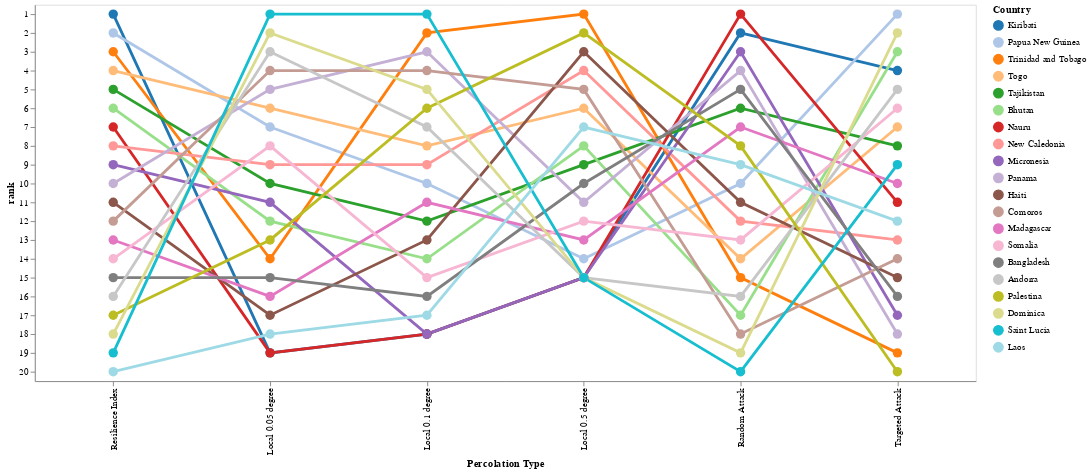

The cell this chart's notebook holds for it:
### Code cell
df_ranked = pd.read_csv('C://Projects//trails//results//ranked_all.csv',index_col=[0,1])
df_ranked = df_ranked.sort_values('ranked',ascending=False).head(20)
df_ranked.loc05 = df_ranked.loc05.rank(ascending=False)
df_ranked.loc01 = df_ranked.loc01.rank(ascending=False)
df_ranked.loc005 = df_ranked.loc005.rank(ascending=False)
df_ranked.target = df_ranked.target.rank(ascending=False)
df_ranked.random = df_ranked.random.rank(ascending=False)
df_ranked.avg_index = df_ranked.avg_index.rank(ascending=False)
df_ranked = df_ranked.drop('ranked',axis=1)
df_ranked = df_ranked.rename(columns={"avg_index": "Total Index"})
df_ranked.columns = ['Local 0.5 degree','Local 0.1 degree','Local 0.05 degree','Targeted Attack','Random Attack',' Resilience Index']

stacked_rank = df_ranked.stack().reset_index()
stacked_rank.columns = ['level_0','Country','perc_type','index']
stacked_rank = stacked_rank.drop('level_0',axis=1)

chart = alt.Chart(stacked_rank).mark_line(point = True, strokeWidth=3).encode(
    x = alt.X("perc_type", title="Percolation Type"),
    y="rank:O",
    color=alt.Color("Country:N",scale=alt.Scale(scheme='category20'),sort='-x')
 ).transform_window(
     rank="rank()",
     sort=[alt.SortField("index", order="ascending")],
     groupby=["perc_type"]
).properties(
    width=1000,
    height=400,
).configure_point(size=100)

chart
#save(chart,'worst_affected.html')

### Figure 1 — Vega-Lite specification as saved in the notebook (floating-point values rounded to 4 significant figures)
{"config": {"view": {"continuousWidth": 400, "continuousHeight": 300}, "point": {"size": 100}}, "data": {"name": "data-d4313b46a1981d6c608784dfe216973f"}, "mark": {"type": "line", "point": true, "strokeWidth": 3}, "encoding": {"color": {"field": "Country", "scale": {"scheme": "category20"}, "sort": "-x", "type": "nominal"}, "x": {"field": "perc_type", "title": "Percolation Type", "type": "nominal"}, "y": {"field": "rank", "type": "ordinal"}}, "height": 400, "transform": [{"window": [{"op": "rank", "field": "", "as": "rank"}], "groupby": ["perc_type"], "sort": [{"field": "index", "order": "ascending"}]}], "width": 1000, "$schema": "https://vega.github.io/schema/vega-lite/v4.17.0.json", "datasets": {"data-d4313b46a1981d6c608784dfe216973f": [{"Country": "Kiribati", "perc_type": "Local 0.5 degree", "index": 17.5}, {"Country": "Kiribati", "perc_type": "Local 0.1 degree", "index": 19.0}, {"Country": "Kiribati", "perc_type": "Local 0.05 degree", "index": 19.5}, {"Country": "Kiribati", "perc_type": "Targeted Attack", "index": 4.0}, {"Country": "Kiribati", "perc_type": "Random Attack", "index": 2.0}, {"Country": "Kiribati", "perc_type": " Resilience Index", "index": 1.0}, {"Country": "Papua New Guinea", "perc_type": "Local 0.5 degree", "index": 14.0}, {"Country": "Papua New Guinea", "perc_type": "Local 0.1 degree", "index": 10.0}, {"Country": "Papua New Guinea", "perc_type": "Local 0.05 degree", "index": 7.0}, {"Country": "Papua New Guinea", "perc_type": "Targeted Attack", "index": 1.0}, {"Country": "Papua New Guinea", "perc_type": "Random Attack", "index": 10.0}, {"Country": "Papua New Guinea", "perc_type": " Resilience Index", "index": 2.0}, {"Country": "Trinidad and Tobago", "perc_type": "Local 0.5 degree", "index": 1.0}, {"Country": "Trinidad and Tobago", "perc_type": "Local 0.1 degree", "index": 2.0}, {"Country": "Trinidad and Tobago", "perc_type": "Local 0.05 degree", "index": 14.0}, {"Country": "Trinidad and Tobago", "perc_type": "Targeted Attack", "index": 19.0}, {"Country": "Trinidad and Tobago", "perc_type": "Random Attack", "index": 15.0}, {"Country": "Trinidad and Tobago", "perc_type": " Resilience Index", "index": 3.0}, {"Country": "Togo", "perc_type": "Local 0.5 degree", "index": 6.0}, {"Country": "Togo", "perc_type": "Local 0.1 degree", "index": 8.0}, {"Country": "Togo", "perc_type": "Local 0.05 degree", "index": 6.0}, {"Country": "Togo", "perc_type": "Targeted Attack", "index": 7.0}, {"Country": "Togo", "perc_type": "Random Attack", "index": 14.0}, {"Country": "Togo", "perc_type": " Resilience Index", "index": 4.0}, {"Country": "Tajikistan", "perc_type": "Local 0.5 degree", "index": 9.0}, {"Country": "Tajikistan", "perc_type": "Local 0.1 degree", "index": 12.0}, {"Country": "Tajikistan", "perc_type": "Local 0.05 degree", "index": 10.0}, {"Country": "Tajikistan", "perc_type": "Targeted Attack", "index": 8.0}, {"Country": "Tajikistan", "perc_type": "Random Attack", "index": 6.0}, {"Country": "Tajikistan", "perc_type": " Resilience Index", "index": 5.0}, {"Country": "Bhutan", "perc_type": "Local 0.5 degree", "index": 8.0}, {"Country": "Bhutan", "perc_type": "Local 0.1 degree", "index": 14.0}, {"Country": "Bhutan", "perc_type": "Local 0.05 degree", "index": 12.0}, {"Country": "Bhutan", "perc_type": "Targeted Attack", "index": 3.0}, {"Country": "Bhutan", "perc_type": "Random Attack", "index": 17.0}, {"Country": "Bhutan", "perc_type": " Resilience Index", "index": 6.0}, {"Country": "Nauru", "perc_type": "Local 0.5 degree", "index": 17.5}, {"Country": "Nauru", "perc_type": "Local 0.1 degree", "index": 19.0}, {"Country": "Nauru", "perc_type": "Local 0.05 degree", "index": 19.5}, {"Country": "Nauru", "perc_type": "Targeted Attack", "index": 11.0}, {"Country": "Nauru", "perc_type": "Random Attack", "index": 1.0}, {"Country": "Nauru", "perc_type": " Resilience Index", "index": 7.0}, {"Country": "New Caledonia", "perc_type": "Local 0.5 degree", "index": 4.0}, {"Country": "New Caledonia", "perc_type": "Local 0.1 degree", "index": 9.0}, {"Country": "New Caledonia", "perc_type": "Local 0.05 degree", "index": 9.0}, {"Country": "New Caledonia", "perc_type": "Targeted Attack", "index": 13.0}, {"Country": "New Caledonia", "perc_type": "Random Attack", "index": 12.0}, {"Country": "New Caledonia", "perc_type": " Resilience Index", "index": 8.0}, {"Country": "Micronesia", "perc_type": "Local 0.5 degree", "index": 17.5}, {"Country": "Micronesia", "perc_type": "Local 0.1 degree", "index": 19.0}, {"Country": "Micronesia", "perc_type": "Local 0.05 degree", "index": 11.0}, {"Country": "Micronesia", "perc_type": "Targeted Attack", "index": 17.0}, {"Country": "Micronesia", "perc_type": "Random Attack", "index": 3.0}, {"Country": "Micronesia", "perc_type": " Resilience Index", "index": 9.0}, {"Country": "Panama", "perc_type": "Local 0.5 degree", "index": 11.0}, {"Country": "Panama", "perc_type": "Local 0.1 degree", "index": 3.0}, {"Country": "Panama", "perc_type": "Local 0.05 degree", "index": 5.0}, {"Country": "Panama", "perc_type": "Targeted Attack", "index": 18.0}, {"Country": "Panama", "perc_type": "Random Attack", "index": 4.0}, {"Country": "Panama", "perc_type": " Resilience Index", "index": 10.0}, {"Country": "Haiti", "perc_type": "Local 0.5 degree", "index": 3.0}, {"Country": "Haiti", "perc_type": "Local 0.1 degree", "index": 13.0}, {"Country": "Haiti", "perc_type": "Local 0.05 degree", "index": 17.0}, {"Country": "Haiti", "perc_type": "Targeted Attack", "index": 15.0}, {"Country": "Haiti", "perc_type": "Random Attack", "index": 11.0}, {"Country": "Haiti", "perc_type": " Resilience Index", "index": 11.0}, {"Country": "Comoros", "perc_type": "Local 0.5 degree", "index": 5.0}, {"Country": "Comoros", "perc_type": "Local 0.1 degree", "index": 4.0}, {"Country": "Comoros", "perc_type": "Local 0.05 degree", "index": 4.0}, {"Country": "Comoros", "perc_type": "Targeted Attack", "index": 14.0}, {"Country": "Comoros", "perc_type": "Random Attack", "index": 18.0}, {"Country": "Comoros", "perc_type": " Resilience Index", "index": 12.0}, {"Country": "Madagascar", "perc_type": "Local 0.5 degree", "index": 13.0}, {"Country": "Madagascar", "perc_type": "Local 0.1 degree", "index": 11.0}, {"Country": "Madagascar", "perc_type": "Local 0.05 degree", "index": 16.0}, {"Country": "Madagascar", "perc_type": "Targeted Attack", "index": 10.0}, {"Country": "Madagascar", "perc_type": "Random Attack", "index": 7.0}, {"Country": "Madagascar", "perc_type": " Resilience Index", "index": 13.0}, {"Country": "Somalia", "perc_type": "Local 0.5 degree", "index": 12.0}, {"Country": "Somalia", "perc_type": "Local 0.1 degree", "index": 15.0}, {"Country": "Somalia", "perc_type": "Local 0.05 degree", "index": 8.0}, {"Country": "Somalia", "perc_type": "Targeted Attack", "index": 6.0}, {"Country": "Somalia", "perc_type": "Random Attack", "index": 13.0}, {"Country": "Somalia", "perc_type": " Resilience Index", "index": 14.0}, {"Country": "Bangladesh", "perc_type": "Local 0.5 degree", "index": 10.0}, {"Country": "Bangladesh", "perc_type": "Local 0.1 degree", "index": 16.0}, {"Country": "Bangladesh", "perc_type": "Local 0.05 degree", "index": 15.0}, {"Country": "Bangladesh", "perc_type": "Targeted Attack", "index": 16.0}, {"Country": "Bangladesh", "perc_type": "Random Attack", "index": 5.0}, {"Country": "Bangladesh", "perc_type": " Resilience Index", "index": 15.0}, {"Country": "Andorra", "perc_type": "Local 0.5 degree", "index": 17.5}, {"Country": "Andorra", "perc_type": "Local 0.1 degree", "index": 7.0}, {"Country": "Andorra", "perc_type": "Local 0.05 degree", "index": 3.0}, {"Country": "Andorra", "perc_type": "Targeted Attack", "index": 5.0}, {"Country": "Andorra", "perc_type": "Random Attack", "index": 16.0}, {"Country": "Andorra", "perc_type": " Resilience Index", "index": 16.0}, {"Country": "Palestina", "perc_type": "Local 0.5 degree", "index": 2.0}, {"Country": "Palestina", "perc_type": "Local 0.1 degree", "index": 6.0}, {"Country": "Palestina", "perc_type": "Local 0.05 degree", "index": 13.0}, {"Country": "Palestina", "perc_type": "Targeted Attack", "index": 20.0}, {"Country": "Palestina", "perc_type": "Random Attack", "index": 8.0}, {"Country": "Palestina", "perc_type": " Resilience Index", "index": 17.0}, {"Country": "Dominica", "perc_type": "Local 0.5 degree", "index": 17.5}, {"Country": "Dominica", "perc_type": "Local 0.1 degree", "index": 5.0}, {"Country": "Dominica", "perc_type": "Local 0.05 degree", "index": 2.0}, {"Country": "Dominica", "perc_type": "Targeted Attack", "index": 2.0}, {"Country": "Dominica", "perc_type": "Random Attack", "index": 19.0}, {"Country": "Dominica", "perc_type": " Resilience Index", "index": 18.0}, {"Country": "Saint Lucia", "perc_type": "Local 0.5 degree", "index": 17.5}, {"Country": "Saint Lucia", "perc_type": "Local 0.1 degree", "index": 1.0}, {"Country": "Saint Lucia", "perc_type": "Local 0.05 degree", "index": 1.0}, {"Country": "Saint Lucia", "perc_type": "Targeted Attack", "index": 9.0}, {"Country": "Saint Lucia", "perc_type": "Random Attack", "index": 20.0}, {"Country": "Saint Lucia", "perc_type": " Resilience Index", "index": 19.0}, {"Country": "Laos", "perc_type": "Local 0.5 degree", "index": 7.0}, {"Country": "Laos", "perc_type": "Local 0.1 degree", "index": 17.0}, {"Country": "Laos", "perc_type": "Local 0.05 degree", "index": 18.0}, {"Country": "Laos", "perc_type": "Targeted Attack", "index": 12.0}, {"Country": "Laos", "perc_type": "Random Attack", "index": 9.0}, {"Country": "Laos", "perc_type": " Resilience Index", "index": 20.0}]}}
